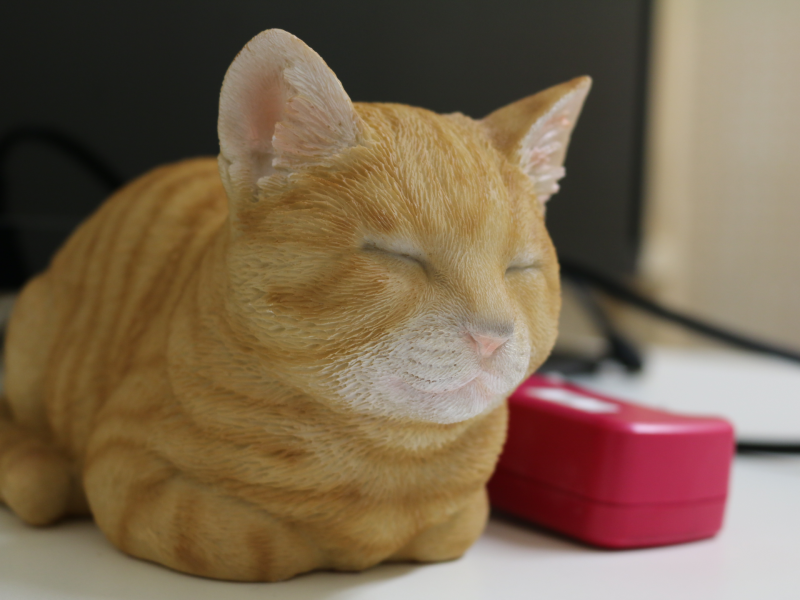
#> input picture cat.png, 800 x 600 px
$ python addText.py
#> lines starting #> are read from the running program, lines starting #| are printed output that depends on the picture; after the words box and inside, x2 and y2 are one past the last pixel; in counts of white or black regions, pixels touching at a corner belong together
import cv2

img = cv2.imread("cat.png")
#> img is the input picture: shape (600, 800, 3); mean B, G, R 79.1, 101.9, 122.9
cv2.putText(img, "Please Don't Disturb.", (80, 530), cv2.FONT_HERSHEY_SIMPLEX, 2, (0, 255, 0), 8)
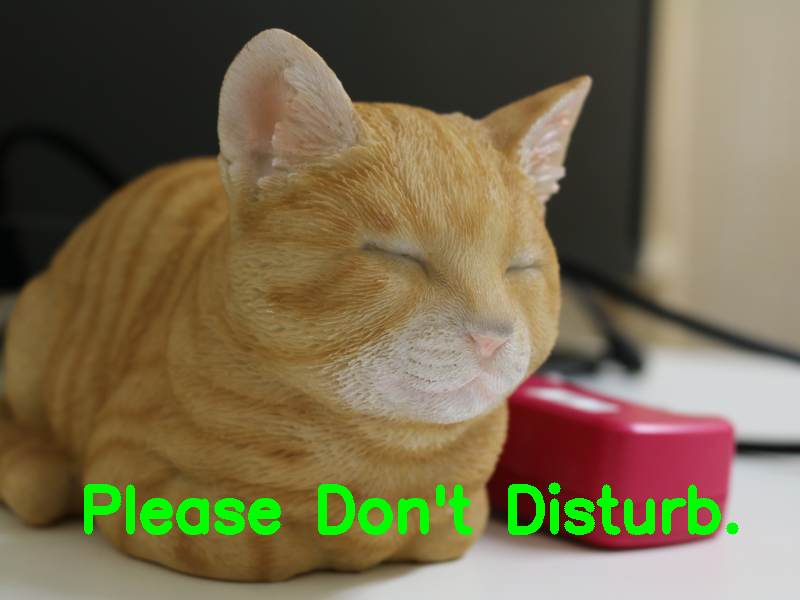
#> img: shape (600, 800, 3); 2.76% of pixels changed, all inside (x1, y1, x2, y2) = (84, 482, 739, 535)
cv2.imshow("image", img)

cv2.waitKey(0)
#> (the run stopped early here; a loop or call above may not have finished)
